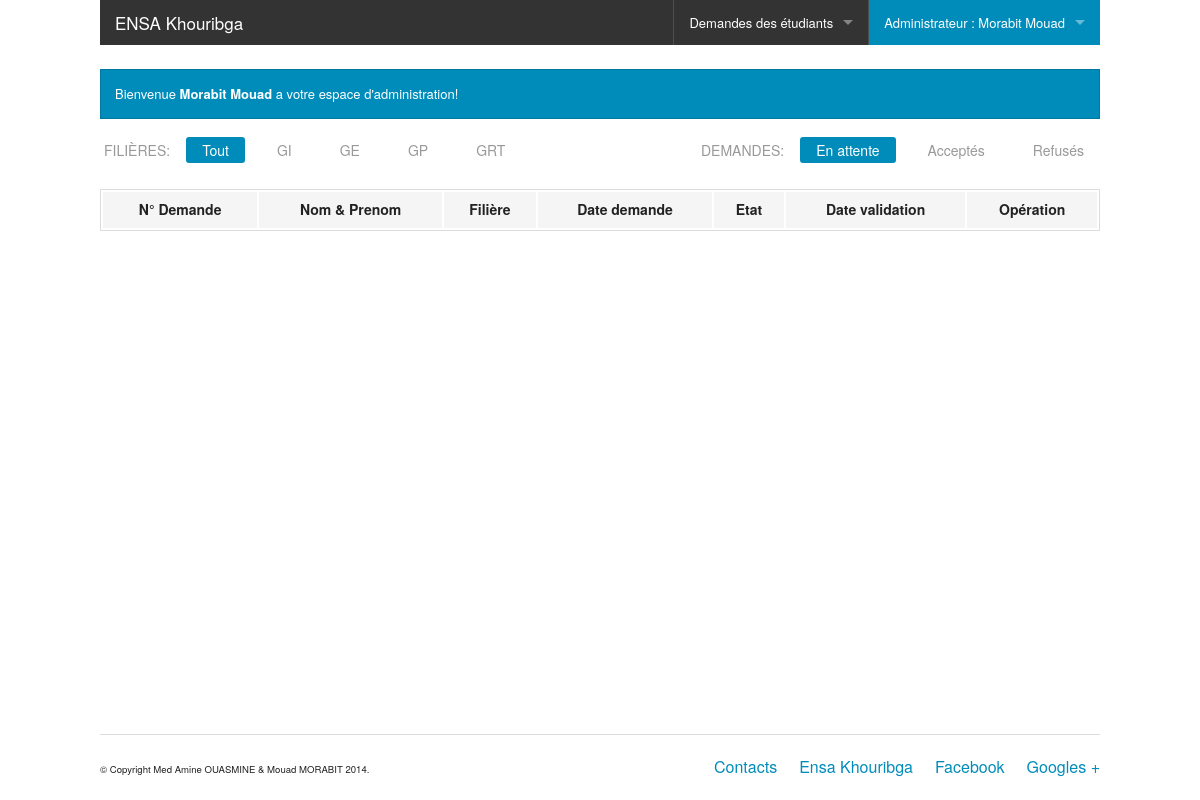
Before: /?page=espace_validation_demandes (signed in) with the older database file.
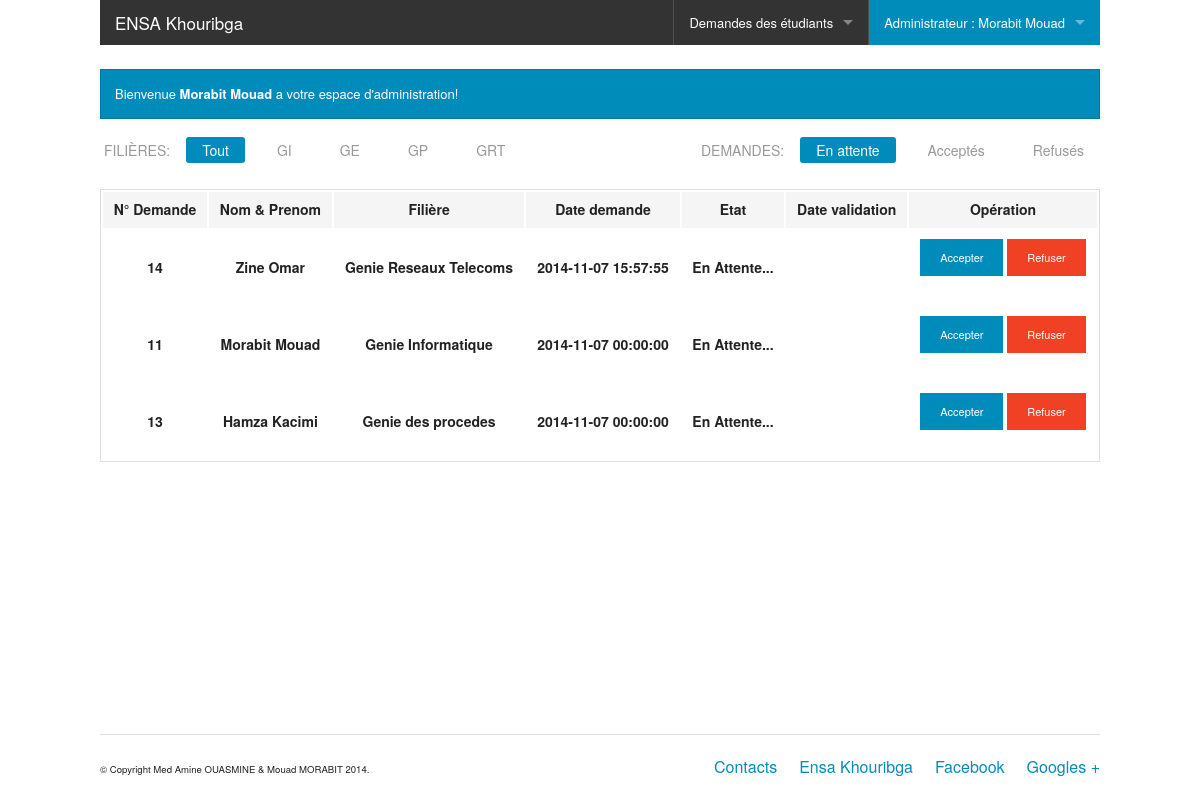
After: the same page with the newer database file.
### tables this page shows
CREATE TABLE IF NOT EXISTS `etudiant` (
  `CNE` varchar(10) NOT NULL,
  `CIN` varchar(10) NOT NULL,
  `nom` varchar(50) NOT NULL,
  `prenom` varchar(50) NOT NULL,
  `date_naissance` date NOT NULL,
  `id_fil` varchar(4) NOT NULL,
  PRIMARY KEY (`CNE`),
  UNIQUE KEY `CIN` (`CIN`),
  KEY `id_fil` (`id_fil`)
);

CREATE TABLE IF NOT EXISTS `filiere` (
  `id` varchar(4) NOT NULL,
  `libelle` varchar(100) NOT NULL,
  PRIMARY KEY (`id`),
  UNIQUE KEY `libelle` (`libelle`)
);

CREATE TABLE IF NOT EXISTS `demande` (
  `id` int(11) NOT NULL AUTO_INCREMENT,
  `date_demande` datetime NOT NULL,
  `CNE` varchar(10) NOT NULL,
  PRIMARY KEY (`id`),
  KEY `CNE` (`CNE`)
);

### Metier/Database.class.php (called while the page is built)
<?php
class Database
{
	private static $bdd;
	public static function getConnection()
	{
		if(isset($bdd))
		{
			return self::$bdd;
		}
		else
		{
			try{
			self::$bdd = new PDO('mysql:host=localhost;dbname=demande_scolarite','root','');
			return self::$bdd;
			}
			catch(Exception $e)
			{
				die('Erreur base de donnee : '.$e->getMessage());
				return null;
			}
		}
	}
}
?>

### Metier/DemandeManager.class.php (called while the page is built, shortened)
<?php
require_once('Demande.class.php');
require_once('Database.class.php');
require_once('EtudiantManager.class.php');
class DemandeManager
{
	public static function readAll()
	{
			$rep =Database::getConnection()->query('select *,d.id as dem from demande d LEFT OUTER JOIN validation v ON d.id=v.id_dem order by date_demande desc');
			$demandes=array();
			while($donnes=$rep->fetch())
			{
				$demandes[]=new Demande($donnes['dem'],$donnes['date_demande'],EtudiantManager::getById($donnes['CNE']),new Validation($donnes['date_validation'],$donnes['reponse']));
			}
			return $demandes;
	}
}
?>

### Metier/EtudiantManager.class.php (called while the page is built, shortened)
<?php
require_once('Etudiant.class.php');
require_once('Database.class.php');
require_once('FiliereManager.class.php');
class EtudiantManager
{
	public static function getById($cne)
		{
			$rep =Database::getConnection()->query('select * from etudiant where cne='.$cne);
			if($donnes=$rep->fetch())
			{
				$filiere = FiliereManager::getById($donnes['id_fil']);
				$etudiant = new Etudiant($donnes['nom'],$donnes['prenom'],$donnes['CNE'],$donnes['CIN'],$donnes['date_naissance'],$filiere);
				return $etudiant;
			}
			else
			{
				return null;
			}
		}
}
?>

### Metier/FiliereManager.class.php (called while the page is built)
<?php
require_once('Filiere.class.php');
require_once('Database.class.php');
class FiliereManager
{
	public static function getById($filiere)
		{
			$rep =Database::getConnection()->query('select * from filiere where id=\''.$filiere.'\'');
			if($donnes=$rep->fetch())
			{
				$filiere = new Filiere($donnes['id'],$donnes['libelle']);
				return $filiere;
			}
			else
			{
				return null;
			}
		}
}
?>

### Metier/Demande.class.php (called while the page is built, shortened)
<?php
	require_once('Etudiant.class.php');
	require_once('Validation.class.php');
	class Demande
	{
		private $id;
		private $etudiant;
		private $date_demande;
		private $validation;
		function __construct($id,$date_demande,Etudiant $etudiant,Validation $validation)
		{
			$this->id=$id;
			$this->etudiant = $etudiant;
			$this->date_demande = $date_demande;
			$this->validation = $validation;
		}
		public function getId()
		{
			return $this->id;
		}
		function getEtudiant()
		{
			return $this->etudiant;
		}
		function getDate_Demande()
		{
			return $this->date_demande;
		}
		function getValidation()
		{
			return $this->validation;
		}
	}
?>

### Metier/Etudiant.class.php (called while the page is built, shortened)
<?php
	require_once('Personne.class.php');
	require_once('Filiere.class.php');
	require_once('Database.class.php');
	class Etudiant extends Personne
	{
		private $filiere;
		function __construct($nom,$prenom,$cne,$cin,$date_naissance,$filiere)
		{
			$this->filiere=$filiere;
		}
		public function getFiliere()
		{
			return $this->filiere;
		}
	}
?>

### Metier/Filiere.class.php (called while the page is built, shortened)
<?php
class Filiere
{
	private $id;
	private $libelle;
	public function __construct($id,$libelle)
	{
		$this->id=$id;
		$this->libelle=$libelle;
	}
	public function getId()
	{
		return $this->id;
	}
	public function getLibelle()
	{
		return $this->libelle;
	}
}
?>

### Metier/Validation.class.php (called while the page is built, shortened)
<?php
	require_once('Demande.class.php');
	class Validation
	{
		private $reponse;
		 function __construct($date_validation,$reponse)
		{
			$this->reponse=$reponse;
		}
		public function getReponse()
		{
			return $this->reponse;
		}
	}
?>

### Metier/Personne.class.php (called while the page is built, shortened)
<?php
class Personne
{
	private $nom;
	private $prenom;
	public function __construct($nom,$prenom)
	{
	$this->nom=$nom;
	$this->prenom=$prenom;
	}
	public function getNom()
	{
		return $this->nom;
	}
	public function getPrenom()
	{
		return $this->prenom;
	}
}
?>

### Pages/espace_validation_demandes.php (the view, shortened to what this page needs)
<?php
if(isset($_SESSION['login']))
{
?>
	<div class="row"><br></div>
	<div data-alert class="alert-box">
	  Bienvenue <strong><?php echo htmlspecialchars($_SESSION['nom'].' '.$_SESSION['prenom']);?></strong> a votre espace d'administration!
	  </div>
	<dl class="sub-nav" style="float:left">
		<dt>Filières:</dt>
		<dd class="active"><a href="#" id="fil-TOUT" class="criteria">Tout</a></dd>
		<dd><a href="#" id="fil-GI" class="criteria">GI</a></dd>
		<dd><a href="#" id="fil-GE" class="criteria">GE</a></dd>
		<dd><a href="#" id="fil-GP" class="criteria">GP</a></dd>
		<dd><a href="#" id="fil-GRT" class="criteria">GRT</a></dd>
	</dl>
	<dl class="sub-nav" style="float:right">
		<dt>Demandes:</dt>
		<dd class="active"><a href="#" id="etat-ATT" class="criteria2">En attente</a></dd>
		<dd><a href="#" id="etat-VAL" class="criteria2">Acceptés</a></dd>
		<dd><a href="#" id="etat-REF" class="criteria2">Refusés</a></dd>
	</dl>
	<div>
		<div class="large-12 colums">
			<table id="stat" class="large-12">
			  <thead>
			    <tr>
			      <th>N° Demande</th>
				  <th>Nom & Prenom</th>
				  <th>Filière</th>
				  <th>Date demande</th>
				  <th>Etat</th>
				  <th>Date validation</th>
				  <th>Opération</th>
				</tr>
			  </thead>
			  <tbody>
				<?php
				$demandes = DemandeManager::readAll();
				for($i=0;$i<count($demandes);$i++)
				{
				?>
				<tr class="row-<?php echo $demandes[$i]->getEtudiant()->getFiliere()->getId();?> row-<?php echo ($demandes[$i]->getValidation()->getReponse()=='Refus')?'REF':(($demandes[$i]->getValidation()->getReponse()=='Valide')?'VAL':'ATT');?>">
					<th><?php echo $demandes[$i]->getId(); ?></th>
					<th><?php echo $demandes[$i]->getEtudiant()->getNom().' '.$demandes[$i]->getEtudiant()->getPrenom(); ?></th>
					<th><?php echo $demandes[$i]->getEtudiant()->getFiliere()->getLibelle(); ?></th>
					<th><?php echo $demandes[$i]->getDate_Demande(); ?></th>
					<th><?php echo ($demandes[$i]->getValidation()->getReponse()=='Refus')?'Refusée':(($demandes[$i]->getValidation()->getReponse()=='Valide')?'Acceptée':'En Attente...');?></th>
					<th><?php echo $demandes[$i]->getValidation()->getDate_Validation(); ?></th>
					<th>
					<form action="#" method="post">
					<?php
					if($demandes[$i]->getValidation()->getReponse()!='Refus' and $demandes[$i]->getValidation()->getReponse()!='Valide')
					{
					?>
					 <button class="button tiny" type="submit">Accepter</button>
					 <button class="button tiny alert" type="submit">Refuser</button>
					<?php
					}
					?>
					</form>
					</th>
				</tr>
				<?php
				}
				?>
			  </tbody>
			</table>
		</div>
	</div>
<?php
}
?>

### index.php (shortened to what this page needs)
<?php
require_once('Metier/DemandeManager.class.php');
require_once('Metier/EtudiantManager.class.php');
?>
<!doctype html>
<html class="no-js" lang="en">
  <head>
    <link rel="stylesheet" href="css/foundation.css" />
  </head>
  <body>
	<div class="row large-12">
  		<nav class="top-bar foundation-bar" data-topbar>
				<ul class="title-area">
					<li class="name">
					<h1><a href="?page=accueil">ENSA Khouribga</a></h1>
					</li>
				</ul>
			<section class="top-bar-section">
				<ul class="right">
					<?php
					if(isset($_SESSION['type']))
					{
					?>
						<?php
						if($_SESSION['type']=='Etudiant')
						{
						?>
					<li <?php if($_GET['page']=='espace_demandes_etudiant') echo 'class="active"' ?>><a href="?page=espace_demandes_etudiant">Demandes d'attestation</a></li>
						<?php
						}
						else
						{
						?>
						<li class="has-dropdown"><a href="#">Demandes des étudiants</a>
						</li>
						<?php
						}
						?>
					<li class=" <?php if($_GET['page']!='espace_demandes_etudiant' ) echo 'active' ?> has-dropdown"><a href="?page=<?php echo ($_SESSION['type']=='Etudiant')?'Espace_de_gestion_etudiant':'Espace_de_gestion_administrateur'?>"><?php echo $_SESSION['type'].' : '.htmlspecialchars($_SESSION['nom'].' '.$_SESSION['prenom']);?></a>
					</li>
					<?php
					}
					?>
				</ul>
				</section>
			</nav>
	</div>
	<div class="row">
	<div class="large-12">
	<?php
		if(isset($_GET['page']))
		{
			$page = $_GET['page'];
			switch($page)
			{
				case 'espace_validation_demandes':
				include('/Pages/espace_validation_demandes.php');
				break;
			}
		}
		else
		{
			include('/Pages/accueil.php');
		}
	?>
	</div>
	</div>
<div id="footer">
	<footer class="row">
		<div class="large-12"><hr>
			<div class="row">
				<div class="large-6 columns">
					<p><small>© Copyright  Med Amine OUASMINE & Mouad MORABIT 2014.</small></p>
				</div>
				<div class="large-6 columns">
					<ul class="inline-list right">
						<li><a href="#">Contacts</a></li>
						<li><a href="#">Ensa Khouribga</a></li>
						<li><a href="#">Facebook</a></li>
						<li><a href="#">Googles +</a></li>
					</ul>
				</div>
			</div>
		</div>
	</footer><div>
  </body>
</html>

### Pages/espace_validation_demandes.php (style rules this page uses)
#stat td,#stat th { text-align:center; }

Changed rows visible on the page:
added etudiant: nom "Zine", prenom "Omar"
now on this page (row unchanged): filiere: libelle "Genie Reseaux Telecoms"
added demande: date_demande "2014-11-07 15:57:55"
now on this page (row unchanged): etudiant: nom "Morabit", prenom "Mouad"
now on this page (row unchanged): filiere: libelle "Genie Informatique"
added demande: date_demande "2014-11-07 00:00:00"
added etudiant: nom "Hamza", prenom "Kacimi"
now on this page (row unchanged): filiere: libelle "Genie des procedes"
added demande: date_demande "2014-11-07 00:00:00"
Other visible differences:
new list line: "14 En Attente... Accepter Refuser"
new list line: "11 En Attente... Accepter Refuser"
new list line: "13 En Attente... Accepter Refuser"
